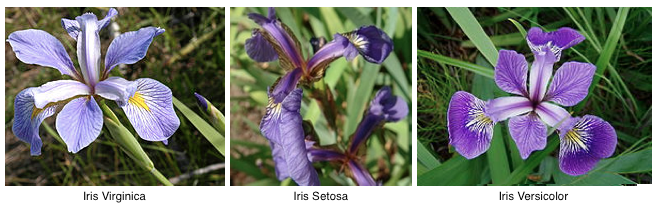
#> input picture Notebooks/1_Basics/irisImage.png, 658 x 209 px, found by its file name
$ jupyter execute --allow-errors 1_Basics_students.ipynb   (shell and % lines are left out)
#> lines starting #> are read from the running program, lines starting #| are printed output that depends on the picture
# Machine Learning Laboratory
Institute of Imaging and Computer Vision, RWTH Aachen

# Session 1: Basics All at Once

## Goals of this session

After this session, you will have an understanding of:

First 30min:
-  basic python programming
-  python datastructures
-  some important python packages: `NumPy`, `matplotlib.pyplot`, `scikit-learn`
-  working with images
-  some common terms used in ML

Second 30min:
-  the Iris dataset
-  PCA

Third 30min:
- Difference between supervised and unsupervised learning
- What is meant by Classification in ML
- Supervised Learning:
    - Support Vector Machine (SVM)
    - Optional: k-nearest neighbour

Fourth 30min:
- Unsupervised Learning:
    - k-means clustering
    - GMM

**>> Time Management**

**>> Please keep in mind the suggested 30min intervals. Not as fast as expected? No problem at all: you will have ca. 60min buffer time. Still not completed? You can continue with the last piece at home.**

### Structure of the Notebook:
You need to perform the tasks and answer the questions in the notebook.
For most of the tasks you will find either examples or hints to help you.
For this notebook the hints are mostly in the form of commands that you will be required to use.
Feel free to search the internet and find out how to use the required command, eg. which inputs need to provided and how many outputs are to be expected, etc.

Let's start with some basic python programming.
Have fun!

Python requires you to `import` the package you want to work on. Let's `import` an important package that motivates us to learn python!

[cell 1]
# importing necessary packages
import antigravity

## 1. Basic `NumPy` operations

[cell 2]
# importing necessary packages
import numpy as np

**Task:** Create a 1D array with 10 elements
Hint: you may use any of `NumPy` built-in array generators, eg. `np.zeros`, `np.ones`, `np.arange`, `np.random`, etc.

[cell 3]
# Your code here:

**Task:** Reshape the above array (`np.reshape`)

[cell 4]
# Your code here:

**Task:** Create another 1D array and combine it with the previous array (a) vertically (b) horizontally
(eg. using `np.concatenate`, `np.vstack`, etc.)

[cell 5]
# Your code here:

**Task:** Get positions where first and second array have the same elements (eg. `np.where`)

[cell 6]
# Your code here:

**Task:** Extract the following from the matrix you created by horizontal concatenation:
 (a) the first element of the matrix, (b) the first row, (c) the first column,
 (d) any subset of your choice, eg.the four center elements.

#### This is called 'Slicing'

[cell 7]
# Your code here:

## 2. Python data types
- numbers (eg. int, float32)
- booleans (True, False)
- 'null' type (None)
- strings (eg. 'hello', 'world')
- lists (eg. [8, 'hello', 5>7])
- tuples (eg. (8,'hello',5>7))

Hopefully you are already familiar with the common datatypes. We are going to discuss the last two:

### List
Python lists allow you to store a sequence of different objects, as in the above example, [int, string, bool].

Note: Lists are created using sqaure brackets [ ] and comma separated values

**Tasks on List**
1. Create a list containing a string, a bool, and an int
2. Change any one object of your choice from the list
3. Add new objects to the end of the existing list using (a) `append` (b) `extend`.

[cell 8]
# Your code here:

**Question:** What is the difference between `append` and `extend`?

Answer:

**Tasks on List (cont.)**
5. Try out the examples using the functions: `pop`, `remove`, and `del`

[cell 9]
myList = [0,5,3,4,3]
# myList.pop(3)

# myList = [0,5,3,4,3]
# myList.remove(3)
# myList

# myList = [0,5,3,4,3]
# del myList[3]
# myList

**Question:** What is the difference among functions from task 5?

Answer:

### Tuple
Similar to list, tuples can also store a sequence of arbitrary objects. They are constructed using parentheses.

Important: List can be changed after construction (mutable). Tuple cannot be changed (immutable).

**Tasks on Tuple**
1. Create a tuple object and replace the first object with the int object 0
2. Convert the above tuple to list, change the first object, convert back to tuple

Hint: Use functions `list()` and `tuple()` to convert datatype
Tip: You can check datatype using either `type()` or `isinstance(var,dtype)`

[cell 10]
# Your code here:

### Sequence types
- list
- string
- tuple
- `NumPy` array

**Task on sequence types** (handy when programming in python!)

- Checking if object is contained within sequence or not.

Understand the following example code and then perform the given tasks.

[cell 11]
# Example code:
x = (1,2,3)
y1 = 3 in x
y2 = 5 not in x
print('y1 =',y1)
print('y2 =',y2)

**Task:** Perform the tasks according to the instructions in the following three cells and answer the question at the end

[cell 12]
# Given:
task1 = 'let us learn python'
# Task: Check if 'us' is present in task1 or not
# Your code here:

[cell 13]
# Given:
task2 = [10,20,30,40]
# Task: Check if [10,20] is present in task2 or not
# Your code here:

[cell 14]
# Given:
task3 = [True,[2,3],'hello']
# Task: Check if [2,3] is present in task3 or not
# Your code here:

**Question:** Explain the different outputs in task 2 and task 3 above.

Answer:

## 3. Working with images
We will learn to load, display and manipulate images using the `matplotlib` package.

[cell 15]
# importing necessary packages
import matplotlib.pyplot as plt
import cv2

[cell 16]
# Load image
irisImg = cv2.imread('/home/praktikum/MLlab/irisImage.png')
#> irisImg is the input picture: shape (209, 658, 3); mean B, G, R 117.4, 124.5, 121.2
irisImg = cv2.cvtColor(irisImg, cv2.COLOR_BGR2RGB) # because cv2 reads images as bgr!
# Display  image
plt.imshow(irisImg) # display in RGB
plt.show()
irisImg.shape
#> Out = (209, 658, 3)

**Task:** Find out the datatype of the image.
Hint: You've already used this command above!

[cell 17]
# Your code here:

### Let's use the `NumPy` manipulations we learned to manipulate the image

**Task:** Extract and display only one of the species
Hint: You can do so by the array slicing method you learned above

[cell 18]
# Your code here:
# Please name the image 'iris1'

**Task:** Delete the white border from all the sides of the extracted image (you can do it by simply cropping the image further down)

[cell 19]
# Your code here:
# You may use plt.axis('off') to display images without the axis

### Some useful image manipulations

**Task:** Resize the image by three times (use `cv2.resize`)

[cell 20]
# Your code here:
# Please name the image 'resizedImg'

**Task:** Convert the image to grayscale. This can be done by taking the sum of weighted RGB values as follows: 0.2989*R + 0.5870*G + 0.1140*B

Hint: Use slicing to extract individual channels

Hint: Use `cmap='gray'` in `plt.imshow` to transorm into black&white mode

[cell 21]
# Your code here:
# Please name your image 'irisGray'

Alternatively, we could use the built-in function `cv2.COLOR_RGB2GRAY`

[cell 22]
# [4 lines of commented-out code are left out]

**Task:** Plot the histogram of the gray scale image (use `plt.hist()` with `ravel()`)

[cell 23]
# Your code here:

### Normalization
In Machine Learning tasks, normalization is often the first step. It essentially means scaling and centering the data values for faster convergence and improved accuracy. Here we show one method of normalizing by subtracting the minimum value from all data points and then dividing by the range of values.

### Normalization method 1:

#> (a cell that did not finish here is left out)

Note that after normalization the image is rescaled between 0 and 1.

### Normalization method 2:

**Task:** Perform normalization on the grayscale image by subtracting the mean and scaling by the standard deviation

[cell 25]
# Normalization method 2:
# Your code here:
# Please name your image 'irisNorm2'

Now we're a little comfortable with python and handling different kinds of data. We now move on to the next step!

## 4. Machine Learning
In ML, we try to create a model based on the data we have at hand. So the first most important thing is to learn to represent that data such that the computer understands it. In our course, we will use python's Scikit-Learn package.

### The dataset
The Iris flower dataset (or Fisher's or Anderson's Iris data set) is a multivariate data set introduced by the British statistician and biologist Ronald Fisher in his 1936 paper. The aim was to quantify the morphologic variation of Iris flowers of three related species (the three flowers we saw above!).

- The data set consists of 50 samples from each of three species of Iris (Iris setosa, Iris virginica and Iris versicolor).
- Four features were measured from each sample: the length and the width of the sepals and petals, in centimetres.

Based on the combination of these four features, Fisher developed a linear discriminant model to distinguish the species from each other.

We will analyze and visualize the data using `seaborn`. It is a handy python package for visualising statistic data and it offers a plethora of nice plotting tools. It also has the aforementioned Iris dataset included. The Iris dataset in seaborn does not use `numpy` or `cv2`, as we don't work on the images directly. Instead, we work with 'features,' as mentioned above. This information is stored in a so called `pandas dataframe`, another useful tool for statistical analyses.

[cell 26]
# We will now load this dataset and display the first few elements.
# importing necessary packages
import seaborn as sns
#> (the rest of this cell did not finish here and is left out)

Note: pandas dataframe displays the data in a very intuitive tabular format.
Here we see the four features our data has as individual columns.
The species on the last column are formed by all the features from the corresponding rows.

### Data visualization

[cell 27]
sns.set_theme()
#> (the rest of this cell did not finish here and is left out)

Note: Here we see a visual pair-wise comparison of all the features

### Working with our dataset using `sklearn`
We will now load the data using the Python ML library `sklearn`.
It includes many ML algorithms, some of which we will be learning in this course.

[cell 28]
# importing necessary packages
from sklearn import datasets
iris = datasets.load_iris()

[cell 29]
# Displaying the dataset
print(iris.data)
# Displaying the datatype
print(type(iris.data))

Note:
1. The dataset was loaded as a numpy array
2. We do not see the species information here

In `sklearn`, the dataset can be separated into 'features' and 'targets' as follows (`sklearn` stores species information as targets)

[cell 30]
features = iris.data[:,[0,1,2,3]]
targets = iris.target

**Task:** Extract all the features of the first flower species
Hint: You will find some more information when you inspect the shape of 'features' (and 'targets')

[cell 31]
# Your code here:

Now let's try to visualize the relationship between some of the features

[cell 32]
# Plotting the relationship between the Sepal Length and Sepal Width

species = ('Iris-setosa', 'Iris-versicolor', 'Iris-virginica')
colors = ('blue','green','red')

data = [[features[np.where(targets == target)][:, feature] for feature in [0, 1]] for target in range(3)]

for item, color, group in zip(data, colors, species):
    plt.scatter(item[0], item[1], color=color)
    plt.title('Iris dataset scatter plot')
plt.xlabel('Sepal length')
plt.ylabel('Sepal width')
plt.show()
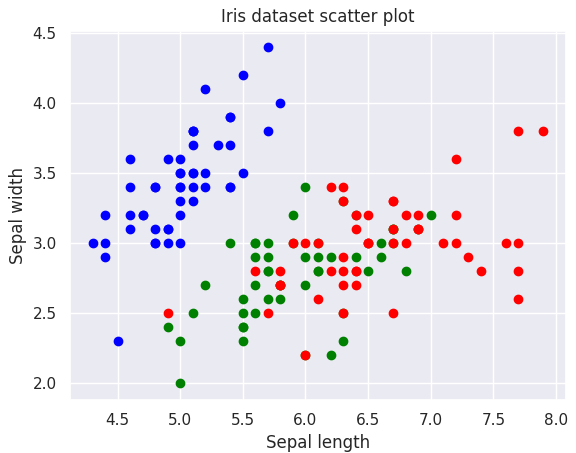
#> figure drawn by matplotlib, 1 panel

**Task:** In a similar manner, plot petal length versus petal width

[cell 33]
# Your code here:

**Question:** State your findings, eg. do these two features provide a better species separation?

Answer:

We have been comparing only two features at time only because it is easier to visualize. In ML, however, it is quite common to have hundreds of features. In such a case, we might have some features that are redundant by, for eg., being just a linear combination of some other features! Hence, it is common to perform dimensionality reduction to retain only the most representative features from the entire set. One way of doing is by Principal Component Analysis (PCA). Here we try to understand and implement PCA:

## 5. Principal Component Analysis (PCA)

### PCA Summary:
- Standardize the data.
- Calculate Eigenvectors and Eigenvalues from the covariance matrix.
- Sort eigenvalues in descending order
- Choose the k eigenvectors that correspond to the k largest eigenvalues (k=number of dimensions of the new feature subspace (k≤d)).
- Construct the projection matrix W from the selected k eigenvectors.
- Transform the original dataset X via W to obtain a k-dimensional feature subspace Y.

[cell 34]
X = features
Y = targets
# importing necessary packages for standardizing
from sklearn.preprocessing import StandardScaler
X = StandardScaler().fit_transform(X)

**Task:** Calculate the covariance matrix of the **transposed** feature matrix (use `NumPy`'s `cov` function)

[cell 35]
# Your code here:
# Please name the matrix as 'cov_mat'
# Remember to transpose the matrix before computing the covariance

**Task:** Perform eigenvalue decomposition on cov_mat (use `NumPy`'s linear algebra function `eig`)

[cell 36]
# Your code here:
# Please name the matrix as 'cov_mat'
# Please call your variables eig_vecs and eig_vals

**Question:**  How many PC values should we retain?

**Answer:** I don't know either ;)

But we can both find it out by calulating the 'Explained Variance.'

#> (a cell that did not finish here is left out)

This plot shows that around 73% of the variance is captured by the first PC and almost 23% by the second. We can safely ignore the third and the fourth component without losing much information.
In principle, we are reducing the 4D feature space to a 2D feature subspace, by choosing the "top 2" eigenvectors with the highest eigenvalues to construct a d×k-dimensional eigenvector matrix W. So let's construct W.

#> (a cell that did not finish here is left out)

Lastly, we will use the 4×2-dimensional projection matrix W to transform our samples onto the new subspace via the equation
Y=X×W, where Y is a 150×2 matrix of our transformed samples.

#> (a cell that did not finish here is left out)

[cell 40]
species = ('Iris-setosa', 'Iris-versicolor', 'Iris-virginica')
colors = ('blue','green','red')
#> (the rest of this cell did not finish here and is left out)

### PCA using `scikit-learn`
Now we can compare the self-implemented PCA with the one in `scikit-learn`

[cell 41]
# importing necessary packages
from sklearn.decomposition import PCA as sklearnPCA

sklearn_pca = sklearnPCA(n_components=2)
features_PCA = sklearn_pca.fit_transform(X)

species = ('Iris-setosa', 'Iris-versicolor', 'Iris-virginica')
colors = ('blue','green','red')
data = [[features_PCA[np.where(targets == target)][:, feature] for feature in [0, 1]] for target in range(3)]

for item, color, group in zip(data, colors, species):
    plt.scatter(item[0], item[1], color=color)
    plt.title('Projection matrix')
plt.xlabel('PCA1')
plt.ylabel('PCA2')
plt.show()
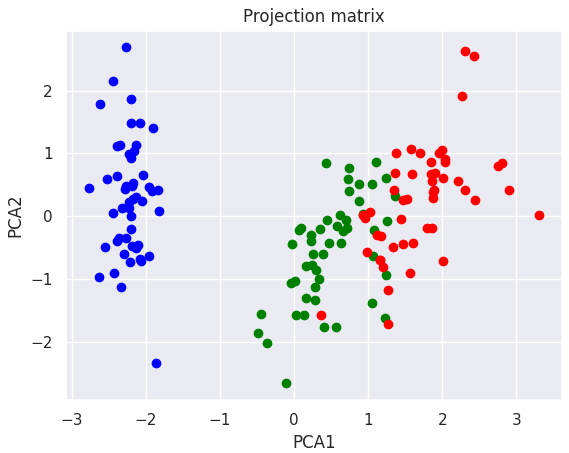
#> figure drawn by matplotlib, 1 panel
